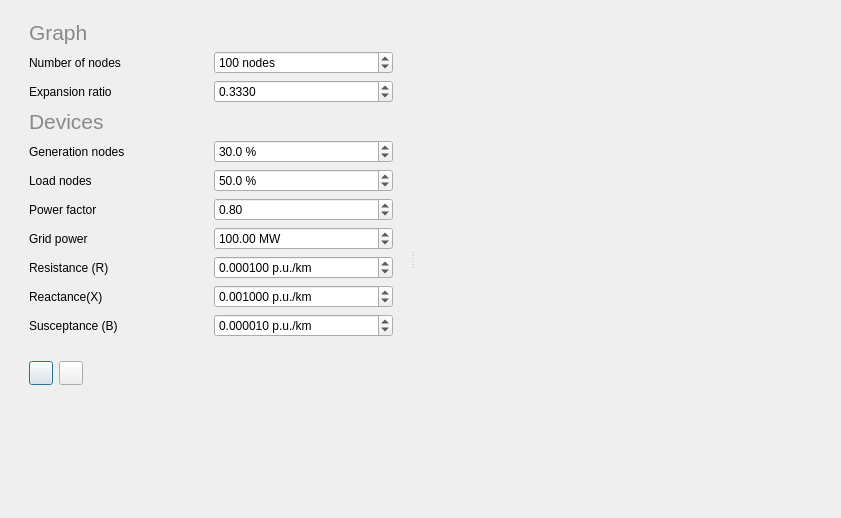
<?xml version="1.0" encoding="UTF-8"?>
<ui version="4.0">
 <class>MainWindow</class>
 <widget class="QDialog" name="MainWindow">
  <property name="geometry">
   <rect>
    <x>0</x>
    <y>0</y>
    <width>841</width>
    <height>518</height>
   </rect>
  </property>
  <property name="windowTitle">
   <string>MainWindow</string>
  </property>
  <property name="windowIcon">
   <iconset resource="icons.qrc">
    <normaloff>:/Icons/icons/automatic_layout.svg</normaloff>:/Icons/icons/automatic_layout.svg</iconset>
  </property>
  <layout class="QVBoxLayout" name="verticalLayout_2">
   <item>
    <layout class="QVBoxLayout" name="verticalLayout">
     <item>
      <widget class="QSplitter" name="splitter_3">
       <property name="orientation">
        <enum>Qt::Horizontal</enum>
       </property>
       <widget class="QFrame" name="frame_8">
        <property name="maximumSize">
         <size>
          <width>400</width>
          <height>16777215</height>
         </size>
        </property>
        <property name="frameShape">
         <enum>QFrame::NoFrame</enum>
        </property>
        <property name="frameShadow">
         <enum>QFrame::Raised</enum>
        </property>
        <layout class="QVBoxLayout" name="verticalLayout_7">
         <property name="topMargin">
          <number>0</number>
         </property>
         <item>
          <widget class="QFrame" name="frame">
           <property name="frameShape">
            <enum>QFrame::NoFrame</enum>
           </property>
           <property name="frameShadow">
            <enum>QFrame::Raised</enum>
           </property>
           <layout class="QGridLayout" name="gridLayout">
            <item row="7" column="1">
             <widget class="QDoubleSpinBox" name="power_SpinBox">
              <property name="suffix">
               <string> MW</string>
              </property>
              <property name="maximum">
               <double>9999999.000000000000000</double>
              </property>
              <property name="value">
               <double>100.000000000000000</double>
              </property>
             </widget>
            </item>
            <item row="0" column="0">
             <widget class="QLabel" name="label_9">
              <property name="palette">
               <palette>
                <active>
                 <colorrole role="WindowText">
                  <brush brushstyle="SolidPattern">
                   <color alpha="255">
                    <red>136</red>
                    <green>138</green>
                    <blue>133</blue>
                   </color>
                  </brush>
                 </colorrole>
                 <colorrole role="Text">
                  <brush brushstyle="SolidPattern">
                   <color alpha="255">
                    <red>136</red>
                    <green>138</green>
                    <blue>133</blue>
                   </color>
                  </brush>
                 </colorrole>
                 <colorrole role="ButtonText">
                  <brush brushstyle="SolidPattern">
                   <color alpha="255">
                    <red>136</red>
                    <green>138</green>
                    <blue>133</blue>
                   </color>
                  </brush>
                 </colorrole>
                 <colorrole role="PlaceholderText">
                  <brush brushstyle="SolidPattern">
                   <color alpha="128">
                    <red>136</red>
                    <green>138</green>
                    <blue>133</blue>
                   </color>
                  </brush>
                 </colorrole>
                </active>
                <inactive>
                 <colorrole role="WindowText">
                  <brush brushstyle="SolidPattern">
                   <color alpha="255">
                    <red>136</red>
                    <green>138</green>
                    <blue>133</blue>
                   </color>
                  </brush>
                 </colorrole>
                 <colorrole role="Text">
                  <brush brushstyle="SolidPattern">
                   <color alpha="255">
                    <red>136</red>
                    <green>138</green>
                    <blue>133</blue>
                   </color>
                  </brush>
                 </colorrole>
                 <colorrole role="ButtonText">
                  <brush brushstyle="SolidPattern">
                   <color alpha="255">
                    <red>136</red>
                    <green>138</green>
                    <blue>133</blue>
                   </color>
                  </brush>
                 </colorrole>
                 <colorrole role="PlaceholderText">
                  <brush brushstyle="SolidPattern">
                   <color alpha="128">
                    <red>136</red>
                    <green>138</green>
                    <blue>133</blue>
                   </color>
                  </brush>
                 </colorrole>
                </inactive>
                <disabled>
                 <colorrole role="WindowText">
                  <brush brushstyle="SolidPattern">
                   <color alpha="255">
                    <red>190</red>
                    <green>190</green>
                    <blue>190</blue>
                   </color>
                  </brush>
                 </colorrole>
                 <colorrole role="Text">
                  <brush brushstyle="SolidPattern">
                   <color alpha="255">
                    <red>190</red>
                    <green>190</green>
                    <blue>190</blue>
                   </color>
                  </brush>
                 </colorrole>
                 <colorrole role="ButtonText">
                  <brush brushstyle="SolidPattern">
                   <color alpha="255">
                    <red>190</red>
                    <green>190</green>
                    <blue>190</blue>
                   </color>
                  </brush>
                 </colorrole>
                 <colorrole role="PlaceholderText">
                  <brush brushstyle="SolidPattern">
                   <color alpha="128">
                    <red>0</red>
                    <green>0</green>
                    <blue>0</blue>
                   </color>
                  </brush>
                 </colorrole>
                </disabled>
               </palette>
              </property>
              <property name="font">
               <font>
                <pointsize>16</pointsize>
               </font>
              </property>
              <property name="text">
               <string>Graph</string>
              </property>
             </widget>
            </item>
            <item row="10" column="1">
             <widget class="QDoubleSpinBox" name="b_SpinBox">
              <property name="suffix">
               <string> p.u./km</string>
              </property>
              <property name="decimals">
               <number>6</number>
              </property>
              <property name="value">
               <double>0.000010000000000</double>
              </property>
             </widget>
            </item>
            <item row="7" column="0">
             <widget class="QLabel" name="label_2">
              <property name="text">
               <string>Grid power</string>
              </property>
             </widget>
            </item>
            <item row="8" column="1">
             <widget class="QDoubleSpinBox" name="r_SpinBox">
              <property name="suffix">
               <string> p.u./km</string>
              </property>
              <property name="decimals">
               <number>6</number>
              </property>
              <property name="value">
               <double>0.000100000000000</double>
              </property>
             </widget>
            </item>
            <item row="1" column="0">
             <widget class="QLabel" name="label_3">
              <property name="text">
               <string>Number of nodes</string>
              </property>
             </widget>
            </item>
            <item row="10" column="0">
             <widget class="QLabel" name="label_6">
              <property name="text">
               <string>Susceptance (B)</string>
              </property>
             </widget>
            </item>
            <item row="9" column="1">
             <widget class="QDoubleSpinBox" name="x_SpinBox">
              <property name="suffix">
               <string> p.u./km</string>
              </property>
              <property name="decimals">
               <number>6</number>
              </property>
              <property name="value">
               <double>0.001000000000000</double>
              </property>
             </widget>
            </item>
            <item row="5" column="1">
             <widget class="QDoubleSpinBox" name="load_nodes_SpinBox">
              <property name="suffix">
               <string> %</string>
              </property>
              <property name="decimals">
               <number>1</number>
              </property>
              <property name="minimum">
               <double>1.000000000000000</double>
              </property>
              <property name="maximum">
               <double>100.000000000000000</double>
              </property>
              <property name="value">
               <double>50.000000000000000</double>
              </property>
             </widget>
            </item>
            <item row="8" column="0">
             <widget class="QLabel" name="label_4">
              <property name="text">
               <string>Resistance (R)</string>
              </property>
             </widget>
            </item>
            <item row="2" column="1">
             <widget class="QDoubleSpinBox" name="ratio_SpinBox">
              <property name="decimals">
               <number>4</number>
              </property>
              <property name="minimum">
               <double>0.000000000000000</double>
              </property>
              <property name="maximum">
               <double>1.000000000000000</double>
              </property>
              <property name="value">
               <double>0.333000000000000</double>
              </property>
             </widget>
            </item>
            <item row="2" column="0">
             <widget class="QLabel" name="label_11">
              <property name="text">
               <string>Expansion ratio</string>
              </property>
             </widget>
            </item>
            <item row="1" column="1">
             <widget class="QSpinBox" name="nodes_spinBox">
              <property name="suffix">
               <string> nodes</string>
              </property>
              <property name="minimum">
               <number>2</number>
              </property>
              <property name="maximum">
               <number>999999999</number>
              </property>
              <property name="value">
               <number>100</number>
              </property>
             </widget>
            </item>
            <item row="3" column="0">
             <widget class="QLabel" name="label_10">
              <property name="palette">
               <palette>
                <active>
                 <colorrole role="WindowText">
                  <brush brushstyle="SolidPattern">
                   <color alpha="255">
                    <red>136</red>
                    <green>138</green>
                    <blue>133</blue>
                   </color>
                  </brush>
                 </colorrole>
                 <colorrole role="Text">
                  <brush brushstyle="SolidPattern">
                   <color alpha="255">
                    <red>136</red>
                    <green>138</green>
                    <blue>133</blue>
                   </color>
                  </brush>
                 </colorrole>
                 <colorrole role="ButtonText">
                  <brush brushstyle="SolidPattern">
                   <color alpha="255">
                    <red>136</red>
                    <green>138</green>
                    <blue>133</blue>
                   </color>
                  </brush>
                 </colorrole>
                 <colorrole role="PlaceholderText">
                  <brush brushstyle="SolidPattern">
                   <color alpha="128">
                    <red>136</red>
                    <green>138</green>
                    <blue>133</blue>
                   </color>
                  </brush>
                 </colorrole>
                </active>
                <inactive>
                 <colorrole role="WindowText">
                  <brush brushstyle="SolidPattern">
                   <color alpha="255">
                    <red>136</red>
                    <green>138</green>
                    <blue>133</blue>
                   </color>
                  </brush>
                 </colorrole>
                 <colorrole role="Text">
                  <brush brushstyle="SolidPattern">
                   <color alpha="255">
                    <red>136</red>
                    <green>138</green>
                    <blue>133</blue>
                   </color>
                  </brush>
                 </colorrole>
                 <colorrole role="ButtonText">
                  <brush brushstyle="SolidPattern">
                   <color alpha="255">
                    <red>136</red>
                    <green>138</green>
                    <blue>133</blue>
                   </color>
                  </brush>
                 </colorrole>
                 <colorrole role="PlaceholderText">
                  <brush brushstyle="SolidPattern">
                   <color alpha="128">
                    <red>136</red>
                    <green>138</green>
                    <blue>133</blue>
                   </color>
                  </brush>
                 </colorrole>
                </inactive>
                <disabled>
                 <colorrole role="WindowText">
                  <brush brushstyle="SolidPattern">
                   <color alpha="255">
                    <red>190</red>
                    <green>190</green>
                    <blue>190</blue>
                   </color>
                  </brush>
                 </colorrole>
                 <colorrole role="Text">
                  <brush brushstyle="SolidPattern">
                   <color alpha="255">
                    <red>190</red>
                    <green>190</green>
                    <blue>190</blue>
                   </color>
                  </brush>
                 </colorrole>
                 <colorrole role="ButtonText">
                  <brush brushstyle="SolidPattern">
                   <color alpha="255">
                    <red>190</red>
                    <green>190</green>
                    <blue>190</blue>
                   </color>
                  </brush>
                 </colorrole>
                 <colorrole role="PlaceholderText">
                  <brush brushstyle="SolidPattern">
                   <color alpha="128">
                    <red>0</red>
                    <green>0</green>
                    <blue>0</blue>
                   </color>
                  </brush>
                 </colorrole>
                </disabled>
               </palette>
              </property>
              <property name="font">
               <font>
                <pointsize>16</pointsize>
               </font>
              </property>
              <property name="text">
               <string>Devices</string>
              </property>
             </widget>
            </item>
            <item row="5" column="0">
             <widget class="QLabel" name="label_8">
              <property name="text">
               <string>Load nodes</string>
              </property>
             </widget>
            </item>
            <item row="4" column="1">
             <widget class="QDoubleSpinBox" name="generation_nodes_SpinBox">
              <property name="suffix">
               <string> %</string>
              </property>
              <property name="decimals">
               <number>1</number>
              </property>
              <property name="minimum">
               <double>1.000000000000000</double>
              </property>
              <property name="maximum">
               <double>100.000000000000000</double>
              </property>
              <property name="value">
               <double>30.000000000000000</double>
              </property>
             </widget>
            </item>
            <item row="4" column="0">
             <widget class="QLabel" name="label_7">
              <property name="text">
               <string>Generation nodes</string>
              </property>
             </widget>
            </item>
            <item row="9" column="0">
             <widget class="QLabel" name="label_5">
              <property name="text">
               <string>Reactance(X) </string>
              </property>
             </widget>
            </item>
            <item row="6" column="0">
             <widget class="QLabel" name="label_12">
              <property name="text">
               <string>Power factor</string>
              </property>
             </widget>
            </item>
            <item row="6" column="1">
             <widget class="QDoubleSpinBox" name="power_factor_SpinBox">
              <property name="maximum">
               <double>1.000000000000000</double>
              </property>
              <property name="value">
               <double>0.800000000000000</double>
              </property>
             </widget>
            </item>
           </layout>
          </widget>
         </item>
         <item>
          <widget class="QFrame" name="frame_2">
           <property name="frameShape">
            <enum>QFrame::NoFrame</enum>
           </property>
           <property name="frameShadow">
            <enum>QFrame::Raised</enum>
           </property>
           <layout class="QHBoxLayout" name="horizontalLayout_2">
            <item>
             <widget class="QPushButton" name="applyButton">
              <property name="minimumSize">
               <size>
                <width>24</width>
                <height>24</height>
               </size>
              </property>
              <property name="toolTip">
               <string>Create Grid</string>
              </property>
              <property name="text">
               <string/>
              </property>
              <property name="icon">
               <iconset resource="icons.qrc">
                <normaloff>:/Icons/icons/color_grid.svg</normaloff>:/Icons/icons/color_grid.svg</iconset>
              </property>
             </widget>
            </item>
            <item>
             <widget class="QPushButton" name="previewButton">
              <property name="minimumSize">
               <size>
                <width>24</width>
                <height>24</height>
               </size>
              </property>
              <property name="toolTip">
               <string>Preview</string>
              </property>
              <property name="text">
               <string/>
              </property>
              <property name="icon">
               <iconset resource="icons.qrc">
                <normaloff>:/Icons/icons/run_cascade_step.svg</normaloff>:/Icons/icons/run_cascade_step.svg</iconset>
              </property>
             </widget>
            </item>
            <item>
             <spacer name="horizontalSpacer">
              <property name="orientation">
               <enum>Qt::Horizontal</enum>
              </property>
              <property name="sizeHint" stdset="0">
               <size>
                <width>543</width>
                <height>20</height>
               </size>
              </property>
             </spacer>
            </item>
           </layout>
          </widget>
         </item>
         <item>
          <spacer name="verticalSpacer">
           <property name="orientation">
            <enum>Qt::Vertical</enum>
           </property>
           <property name="sizeHint" stdset="0">
            <size>
             <width>20</width>
             <height>40</height>
            </size>
           </property>
          </spacer>
         </item>
        </layout>
       </widget>
       <widget class="QFrame" name="PlotFrame">
        <property name="frameShape">
         <enum>QFrame::NoFrame</enum>
        </property>
        <property name="frameShadow">
         <enum>QFrame::Raised</enum>
        </property>
        <layout class="QHBoxLayout" name="horizontalLayout">
         <item>
          <widget class="MatplotlibWidget" name="plotwidget" native="true"/>
         </item>
        </layout>
       </widget>
      </widget>
     </item>
    </layout>
   </item>
  </layout>
  <action name="actionCopy_to_clipboard">
   <property name="icon">
    <iconset>
     <normaloff>:/Icons/icons/copy.svg</normaloff>:/Icons/icons/copy.svg</iconset>
   </property>
   <property name="text">
    <string>Copy to clipboard</string>
   </property>
  </action>
  <action name="actionSave">
   <property name="icon">
    <iconset>
     <normaloff>:/Icons/icons/import_profiles.svg</normaloff>:/Icons/icons/import_profiles.svg</iconset>
   </property>
   <property name="text">
    <string>Save</string>
   </property>
  </action>
 </widget>
 <customwidgets>
  <customwidget>
   <class>MatplotlibWidget</class>
   <extends>QWidget</extends>
   <header>.matplotlibwidget</header>
   <container>1</container>
  </customwidget>
 </customwidgets>
 <resources>
  <include location="icons.qrc"/>
 </resources>
 <connections/>
</ui>
